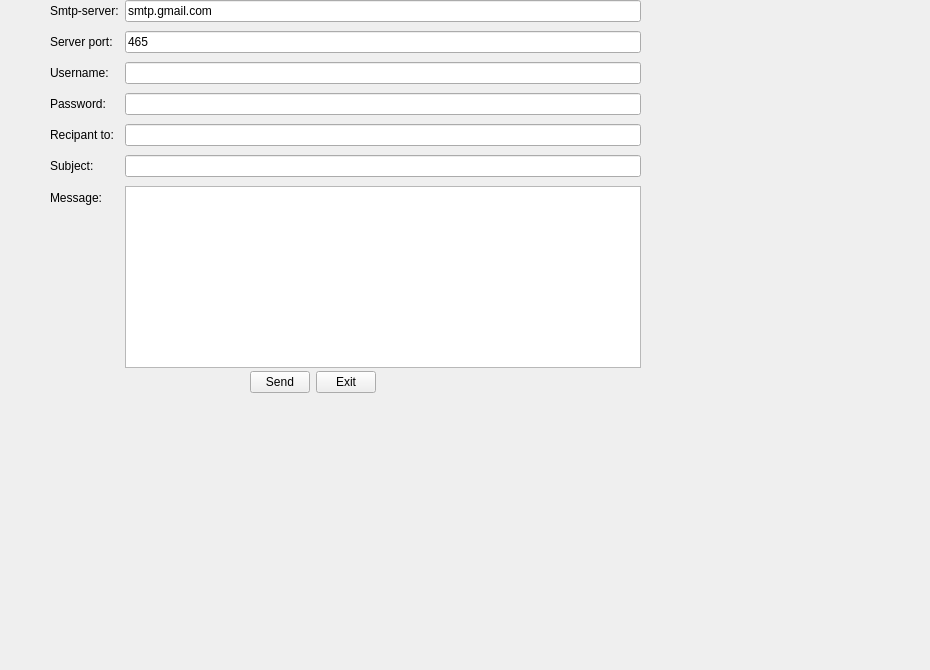
      <widget class="QWidget" name="tab_19">
       <attribute name="title">
        <string>envoyer des  mails</string>
       </attribute>
       <widget class="QWidget" name="layoutWidget">
        <property name="geometry">
         <rect>
          <x>250</x>
          <y>370</y>
          <width>126</width>
          <height>24</height>
         </rect>
        </property>
        <layout class="QHBoxLayout" name="horizontalLayout">
         <item>
          <spacer name="horizontalSpacer">
           <property name="orientation">
            <enum>Qt::Horizontal</enum>
           </property>
           <property name="sizeHint" stdset="0">
            <size>
             <width>40</width>
             <height>20</height>
            </size>
           </property>
          </spacer>
         </item>
         <item>
          <widget class="QPushButton" name="sendBtn">
           <property name="text">
            <string>Send</string>
           </property>
          </widget>
         </item>
         <item>
          <widget class="QPushButton" name="exitBtn">
           <property name="text">
            <string>Exit</string>
           </property>
          </widget>
         </item>
        </layout>
       </widget>
       <widget class="QWidget" name="layoutWidget_2">
        <property name="geometry">
         <rect>
          <x>50</x>
          <y>0</y>
          <width>591</width>
          <height>368</height>
         </rect>
        </property>
        <layout class="QFormLayout" name="formLayout">
         <property name="fieldGrowthPolicy">
          <enum>QFormLayout::ExpandingFieldsGrow</enum>
         </property>
         <property name="rowWrapPolicy">
          <enum>QFormLayout::WrapLongRows</enum>
         </property>
         <property name="verticalSpacing">
          <number>9</number>
         </property>
         <item row="0" column="0">
          <widget class="QLabel" name="label_42">
           <property name="text">
            <string>Smtp-server:</string>
           </property>
          </widget>
         </item>
         <item row="0" column="1">
          <widget class="QLineEdit" name="server">
           <property name="text">
            <string>smtp.gmail.com</string>
           </property>
          </widget>
         </item>
         <item row="1" column="0">
          <widget class="QLabel" name="label_43">
           <property name="text">
            <string>Server port:</string>
           </property>
          </widget>
         </item>
         <item row="1" column="1">
          <widget class="QLineEdit" name="port">
           <property name="text">
            <string>465</string>
           </property>
          </widget>
         </item>
         <item row="2" column="0">
          <widget class="QLabel" name="label_44">
           <property name="text">
            <string>Username:</string>
           </property>
          </widget>
         </item>
         <item row="2" column="1">
          <widget class="QLineEdit" name="uname"/>
         </item>
         <item row="3" column="0">
          <widget class="QLabel" name="label_45">
           <property name="text">
            <string>Password:</string>
           </property>
          </widget>
         </item>
         <item row="3" column="1">
          <widget class="QLineEdit" name="paswd">
           <property name="inputMask">
            <string/>
           </property>
           <property name="echoMode">
            <enum>QLineEdit::Password</enum>
           </property>
          </widget>
         </item>
         <item row="4" column="0">
          <widget class="QLabel" name="label_46">
           <property name="text">
            <string>Recipant to:</string>
           </property>
          </widget>
         </item>
         <item row="4" column="1">
          <widget class="QLineEdit" name="rcpt"/>
         </item>
         <item row="5" column="0">
          <widget class="QLabel" name="label_47">
           <property name="text">
            <string>Subject:</string>
           </property>
          </widget>
         </item>
         <item row="5" column="1">
          <widget class="QLineEdit" name="subject"/>
         </item>
         <item row="6" column="0">
          <widget class="QLabel" name="label_48">
           <property name="text">
            <string>Message:</string>
           </property>
          </widget>
         </item>
         <item row="6" column="1">
          <widget class="QPlainTextEdit" name="msg"/>
         </item>
        </layout>
       </widget>
       <widget class="QLabel" name="label_24">
        <property name="geometry">
         <rect>
          <x>-170</x>
          <y>-120</y>
          <width>921</width>
          <height>661</height>
         </rect>
        </property>
        <property name="text">
         <string>TextLabel</string>
        </property>
       </widget>
       <zorder>label_24</zorder>
       <zorder>layoutWidget</zorder>
       <zorder>layoutWidget_2</zorder>
      </widget>
